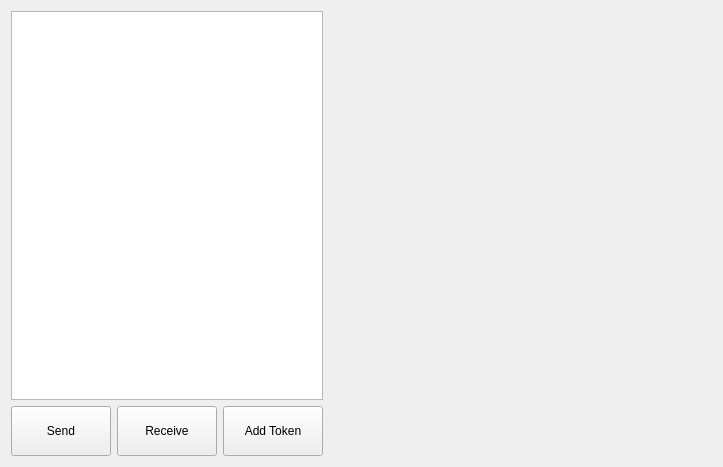
<?xml version="1.0" encoding="UTF-8"?>
<ui version="4.0">
 <class>QRCToken</class>
 <widget class="QWidget" name="QRCToken">
  <property name="geometry">
   <rect>
    <x>0</x>
    <y>0</y>
    <width>723</width>
    <height>467</height>
   </rect>
  </property>
  <property name="windowTitle">
   <string>Form</string>
  </property>
  <layout class="QVBoxLayout" name="verticalLayout_2" stretch="0,0">
   <item>
    <layout class="QHBoxLayout" name="horizontalLayout" stretch="2,3">
     <item>
      <layout class="QVBoxLayout" name="verticalLayout_3">
       <item>
        <widget class="QListView" name="tokensList">
         <property name="styleSheet">
          <string notr="true"/>
         </property>
        </widget>
       </item>
       <item>
        <layout class="QHBoxLayout" name="horizontalLayout_2">
         <item>
          <widget class="QToolButton" name="sendButton">
           <property name="sizePolicy">
            <sizepolicy hsizetype="Expanding" vsizetype="Fixed">
             <horstretch>0</horstretch>
             <verstretch>0</verstretch>
            </sizepolicy>
           </property>
           <property name="minimumSize">
            <size>
             <width>100</width>
             <height>50</height>
            </size>
           </property>
           <property name="text">
            <string>Send</string>
           </property>
          </widget>
         </item>
         <item>
          <widget class="QToolButton" name="receiveButton">
           <property name="sizePolicy">
            <sizepolicy hsizetype="Expanding" vsizetype="Fixed">
             <horstretch>0</horstretch>
             <verstretch>0</verstretch>
            </sizepolicy>
           </property>
           <property name="minimumSize">
            <size>
             <width>100</width>
             <height>50</height>
            </size>
           </property>
           <property name="text">
            <string>Receive</string>
           </property>
          </widget>
         </item>
         <item>
          <widget class="QToolButton" name="addTokenButton">
           <property name="sizePolicy">
            <sizepolicy hsizetype="Expanding" vsizetype="Fixed">
             <horstretch>0</horstretch>
             <verstretch>0</verstretch>
            </sizepolicy>
           </property>
           <property name="minimumSize">
            <size>
             <width>100</width>
             <height>50</height>
            </size>
           </property>
           <property name="text">
            <string>Add Token</string>
           </property>
          </widget>
         </item>
        </layout>
       </item>
      </layout>
     </item>
     <item>
      <widget class="QStackedWidget" name="stackedWidget"/>
     </item>
    </layout>
   </item>
   <item>
    <layout class="QVBoxLayout" name="tokenViewLayout"/>
   </item>
  </layout>
 </widget>
 <resources/>
 <connections/>
</ui>
